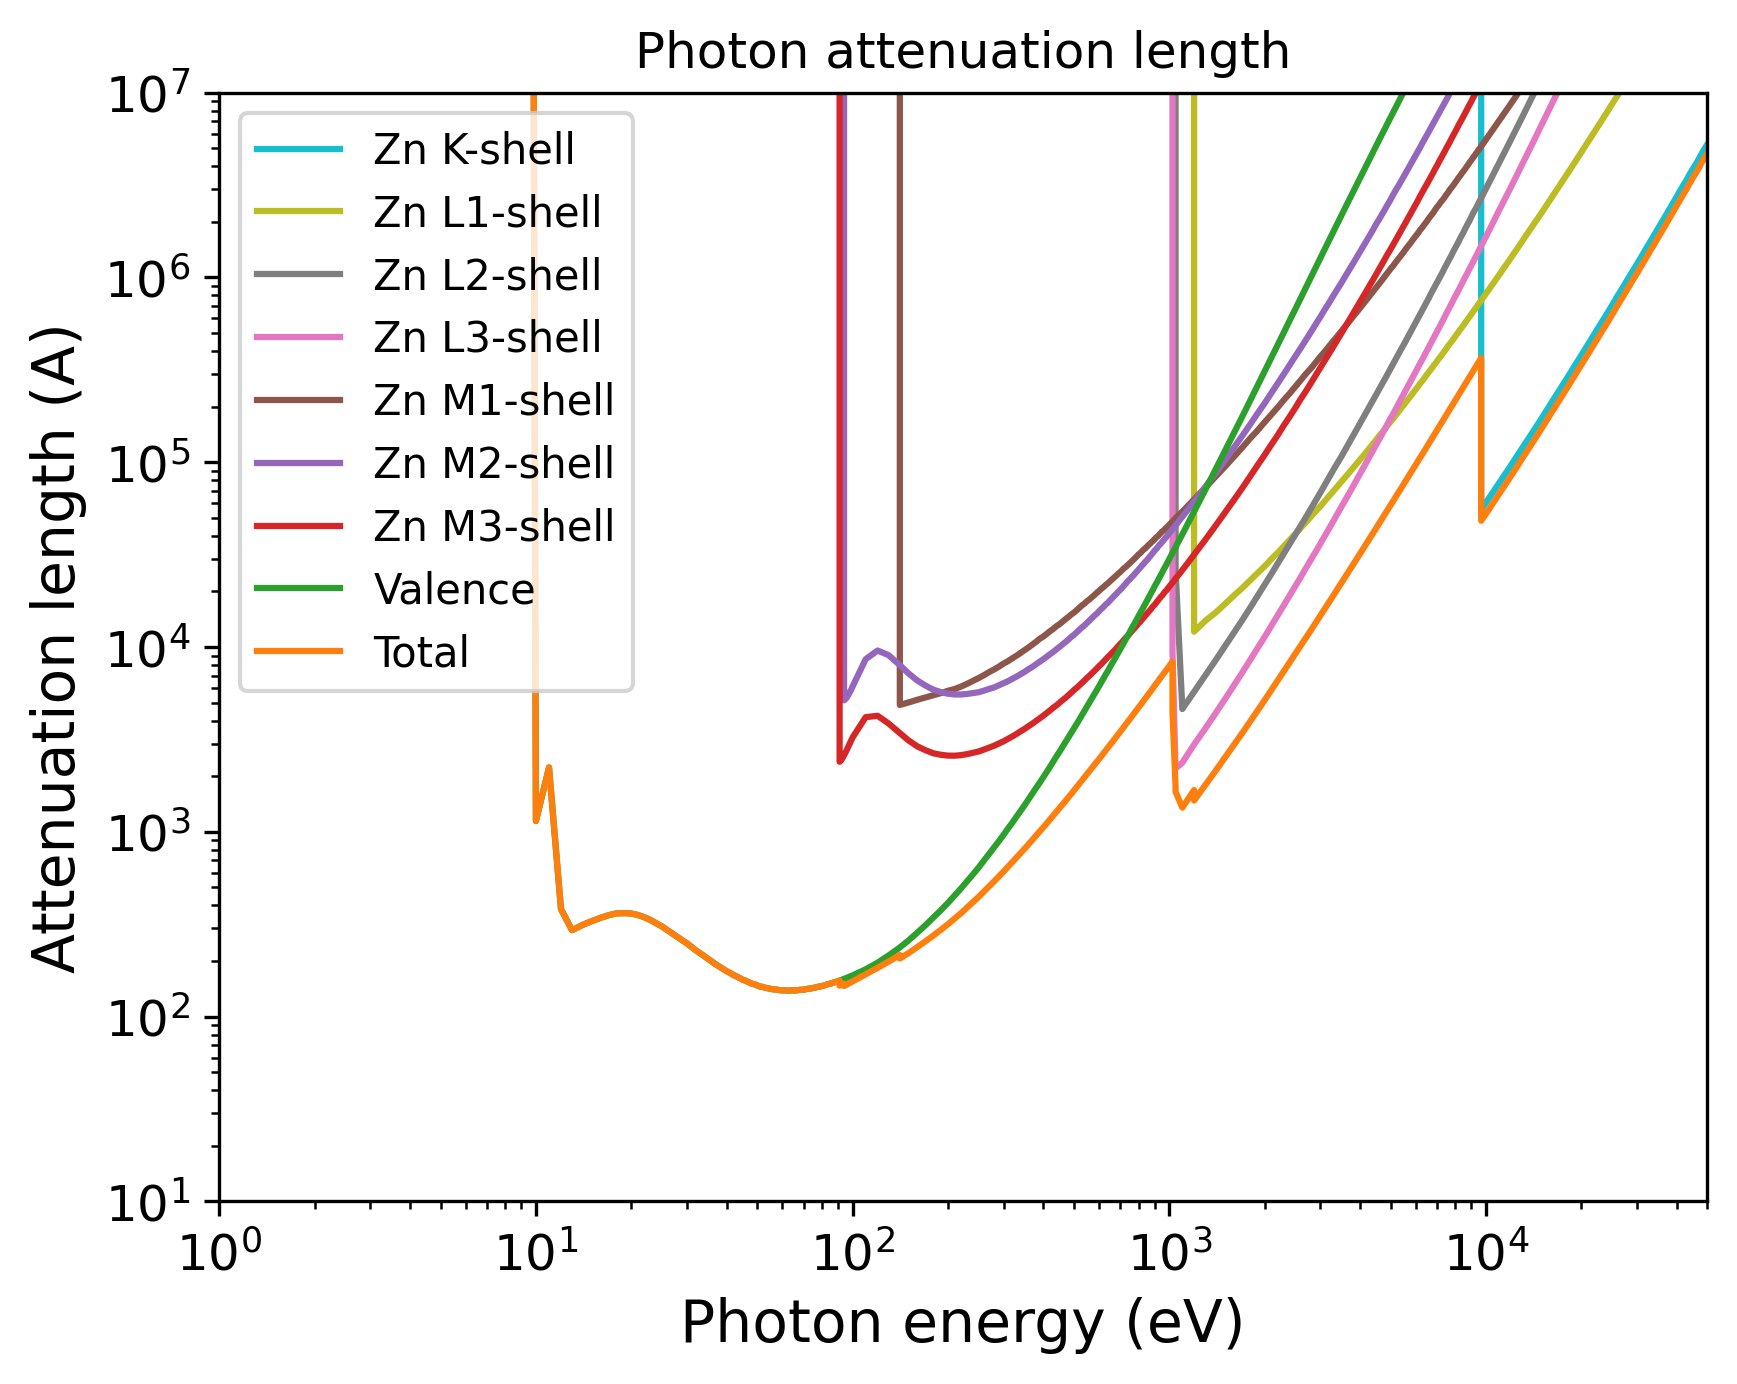

The script that saved this image:
import pandas as pd
import numpy as np
import matplotlib.pyplot as plt
import matplotlib.cm as cm
# Set the format:
plt.xlabel("Photon energy (eV)", fontsize=14)
plt.ylabel("Attenuation length (A)", fontsize=14)
plt.xticks(fontsize=12)
plt.yticks(fontsize=12)
plt.grid(False)
# Set the axes:
# Read the output file:
df = pd.read_csv(r"OUTPUT_Zn_Photon_IMFP.dat", sep=r'\s+', header=None, comment="#", skipinitialspace=True)
plt.xscale("log")
plt.yscale("log")
# Prepare the plot:
columns_to_plot = [ 1, 2, 3, 4, 5, 6, 7, 8, 9]
labels = [ "Zn K-shell", "Zn L1-shell", "Zn L2-shell", "Zn L3-shell", "Zn M1-shell", "Zn M2-shell", "Zn M3-shell", "Valence", "Total"]
# Create N distinct colors from a colormap
N = len(columns_to_plot)
colors = plt.cm.tab10(np.linspace(1, 0, 10))
# Set line styles:
linestyles = [ "-", "-", "-", "-", "-", "-", "-", "-", "-"]
for i, col in enumerate(columns_to_plot):
    color = colors[i % len(colors)]
    ls    = linestyles[i % len(linestyles)]
    label = labels[i % len(labels)]
    plt.plot(df.iloc[:, 0], df.iloc[:, col],
    color=color,
    label=label,
    linestyle=ls)
plt.xlim(1.00000000,50000.00000000)
plt.ylim(10.00000000,10000000.00000000)
plt.title("Photon attenuation length")
plt.legend(loc="best", fontsize=10)
# Save the plot in this format:
plt.savefig("OUTPUT_MFP_photon.png", dpi=300, bbox_inches="tight")
